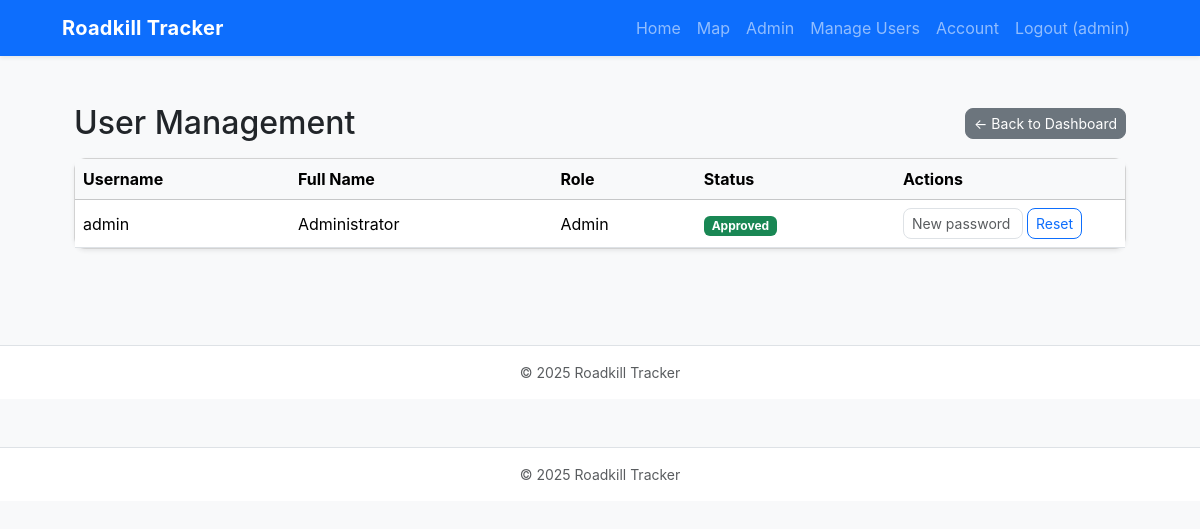
The app's page /admin/users (signed in) with its own data.
### app.py (models this page shows)
class User(db.Model, UserMixin):
    id = db.Column(db.Integer, primary_key=True)
    username = db.Column(db.String(80), unique=True, nullable=False)
    pw_hash = db.Column(db.String(200), nullable=False)
    full_name = db.Column(db.String(120))
    email = db.Column(db.String(120))
    role = db.Column(db.String(50), default='collector')
    is_approved = db.Column(db.Boolean, default=False)

### app.py (the view)
    @app.route('/admin/users')
    @login_required
    def manage_users():
        if not is_admin():
            flash("Admin access required.")
            return redirect(url_for('index'))
        return render_template('admin_users.html', users=User.query.all())

### app.py (called while the page is built)
@login_manager.user_loader
def load_user(user_id):
    try:
        return User.query.get(int(user_id))
    except Exception:
        return None

def is_admin():
    return current_user.is_authenticated and getattr(current_user, 'role', None) == "admin"

### templates/admin_users.html (shortened to what this page needs)
{% extends "base.html" %}
{% block content %}
<div class="container my-4">
  <div class="d-flex align-items-center justify-content-between mb-3">
    <h2 class="mb-0">User Management</h2>
    <a href="{{ url_for('admin_dashboard') }}" class="btn btn-secondary btn-sm">
      ← Back to Dashboard
    </a>
  </div>
  <div class="card shadow-sm">
    <div class="card-body p-0">
      <div class="table-responsive">
        <table class="table table-hover mb-0 align-middle">
          <thead class="table-light">
            <tr>
              <th>Username</th>
              <th>Full Name</th>
              <th>Role</th>
              <th>Status</th></th>
              <th style="width: 230px;">Actions</th>
            </tr>
          </thead>
          <tbody>
          {% for u in users %}
            <tr>
              <td>{{ u.username }}</td>
              <td>{{ u.full_name or '—' }}</td>
              <td class="text-capitalize">{{ u.role }}</td>
              <td>
                {% if u.is_approved %}
                  <span class="badge bg-success">Approved</span>
                {% else %}
                  <span class="badge bg-warning text-dark">Pending</span>
                {% endif %}
              </td>
              <td>
                <div class="d-flex flex-wrap gap-1">
                  <form action="{{ url_for('reset_user_password', user_id=u.id) }}"
                        method="POST"
                        class="d-flex align-items-center gap-1">
                    <input type="password"
                           name="new_password"
                           placeholder="New password"
                           class="form-control form-control-sm"
                           style="width:120px;"
                           required>
                    <button class="btn btn-sm btn-outline-primary">
                      Reset
                    </button>
                  </form>
                </div>
              </td>
            </tr>
          {% endfor %}
          </tbody>
        </table>
      </div>
    </div>
  </div>
</div>
{% endblock %}

### templates/base.html (shortened to what this page needs)
<!doctype html>
<html lang="en">
<head>
  <link href="https://cdn.jsdelivr.net/npm/bootstrap@5.3.3/dist/css/bootstrap.min.css" rel="stylesheet">
  <link href="https://cdnjs.cloudflare.com/ajax/libs/font-awesome/6.5.0/css/all.min.css" rel="stylesheet">
  <link rel="stylesheet" href="{{ url_for('static', filename='app.css') }}">
</head>
<body class="bg-light">
<nav class="navbar navbar-expand-lg navbar-dark bg-primary shadow-sm">
  <div class="container-lg">
    <a class="navbar-brand fw-bold" href="{{ url_for('index') }}">Roadkill Tracker</a>
    <div class="collapse navbar-collapse" id="navMenu">
      <ul class="navbar-nav ms-auto mb-2 mb-lg-0">
        <li class="nav-item"><a class="nav-link" href="{{ url_for('index') }}">Home</a></li>
        <li class="nav-item"><a class="nav-link" href="{{ url_for('map_view') }}">Map</a></li>
        {% if current_user.is_authenticated %}
          {% if current_user.role == 'admin' %}
            <li class="nav-item"><a class="nav-link" href="{{ url_for('admin_dashboard') }}">Admin</a></li>
            <li class="nav-item"><a class="nav-link" href="{{ url_for('manage_users') }}">Manage Users</a></li>
          {% endif %}
          <li class="nav-item"><a class="nav-link" href="{{ url_for('change_password') }}">Account</a></li>
          <li class="nav-item"><a class="nav-link" href="{{ url_for('logout') }}">Logout ({{ current_user.username }})</a></li>
        {% else %}
          <li class="nav-item"><a class="nav-link" href="{{ url_for('login') }}">Login</a></li>
        {% endif %}
      </ul>
    </div>
  </div>
</nav>
<div class="container-lg py-4">
  {% block content %}{% endblock %}
</div>
<footer class="bg-white border-top py-3 mt-5">
  <div class="container-lg text-center small text-muted">
    © {{ datetime.utcnow().year }} Roadkill Tracker
  </div>
</footer>
</body>
</html>
<footer class="bg-white border-top py-3 mt-5">
  <div class="container-lg text-center small text-muted">
    © {{ datetime.utcnow().year }} Roadkill Tracker
  </div>
</footer>
</body>
</html>

### static/app.css (style rules this page uses)
:root { --brand:#0d6efd; }
body { font-family: Inter, system-ui, -apple-system, 'Segoe UI', Roboto, 'Helvetica Neue', Arial; }
.navbar-brand { letter-spacing:0.3px }
.card { border-radius:12px }
.btn { border-radius:8px }
.form-control, .form-select { border-radius:8px }
.table thead th { background:#f8f9fa }
.container-lg { max-width:1100px }

### records on screen
User: username "admin", full_name "Administrator", role "Admin", is_approved "Approved"
